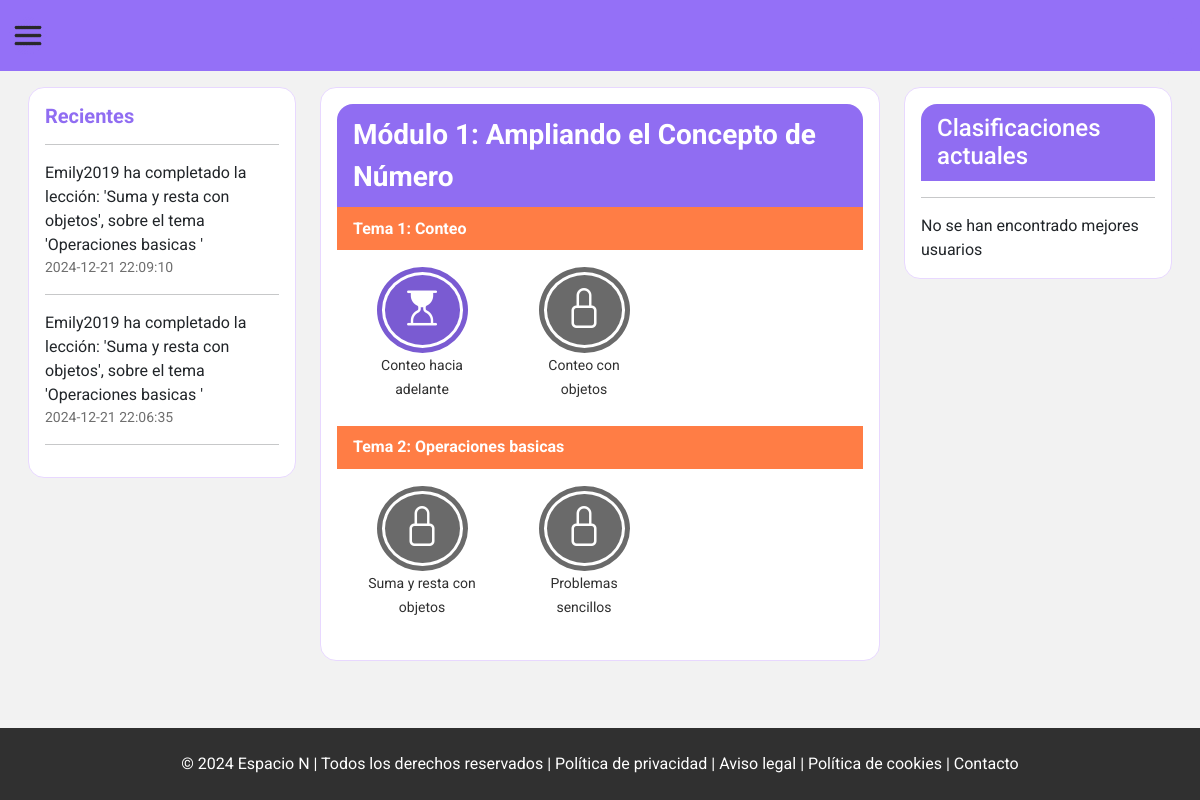
Screenshot of /view/user/numericoEmerging/read.php (signed in) with the database file from the repository.
### tables this page shows
CREATE TABLE `historiales` (
  `id_historial` int(10) NOT NULL,
  `id_nino` int(10) DEFAULT NULL,
  `id_profesional` int(10) DEFAULT NULL,
  `mensaje` varchar(250) DEFAULT NULL,
  `fecha_hora` datetime DEFAULT NULL
);

### php/user/showHistory.php (the view, shortened to what this page needs)
<?php
function showHistorys($showPageLearn = false)
{
    include './../../../php/connectionBD.php';
    try {
        $showPageLearn == true ? $sqlHistorial = "SELECT mensaje, fecha_hora from historiales WHERE id_nino = :id ORDER BY fecha_hora DESC LIMIT 3 " : $sqlHistorial = "SELECT mensaje, fecha_hora from historiales WHERE id_nino = :id ";
        $id_child = $_SESSION["id_Child"];
        $query = $pdo->prepare($sqlHistorial);
        $query->bindParam('id', $id_child, PDO::PARAM_INT);
        $query->execute();
        if ($query->rowCount() > 0) {
            $results = $query->fetchAll(PDO::FETCH_ASSOC);
            foreach ($results as $value) {
                echo "<div class='d-flex  flex-column'>
                        <p class='m-0'>" . $value["mensaje"] . "</p>
                        <small  style='color: #6f6f6f;'> " . $value["fecha_hora"] . " </small>
            </div> <hr>";
            }
        } else {
            echo "<div> No se han encontrado historiales registrados </div>";
        }
    } catch (PDOException $ex) {
        echo $ex;
    }
}
?>

### css/components/semanticTag.css (style rules this page uses)
body { display: flex; flex-direction: column; width: 100vw; height: 100vh; background-size: contain; background-repeat: repeat; font-family: "Roboto", sans-serif; font-weight: 100; font-style: normal; font-weight: 400; }

### rows the page displays
historiales: mensaje "Emily2019 ha completado la lección: 'Suma y resta con objetos', sobre el tema 'Operaciones basicas '", fecha_hora "2024-12-21 22:09:10"
historiales: mensaje "Emily2019 ha completado la lección: 'Suma y resta con objetos', sobre el tema 'Operaciones basicas '", fecha_hora "2024-12-21 22:06:35"

### other values shown
$lessonsInformation["modulo"][0] "Módulo 1: Ampliando el Concepto de Número"
$lessonsInformation["tema"][0] "Tema 1: Conteo"
$lessonsInformation["titleLesson"][0] "Conteo hacia adelante"
$lessonsInformation["titleLesson"][1] "Conteo con objetos"
$lessonsInformation["tema"][1] "Tema 2: Operaciones basicas"
$lessonsInformation["titleLesson"][2] "Suma y resta con objetos"
$lessonsInformation["titleLesson"][3] "Problemas sencillos"
